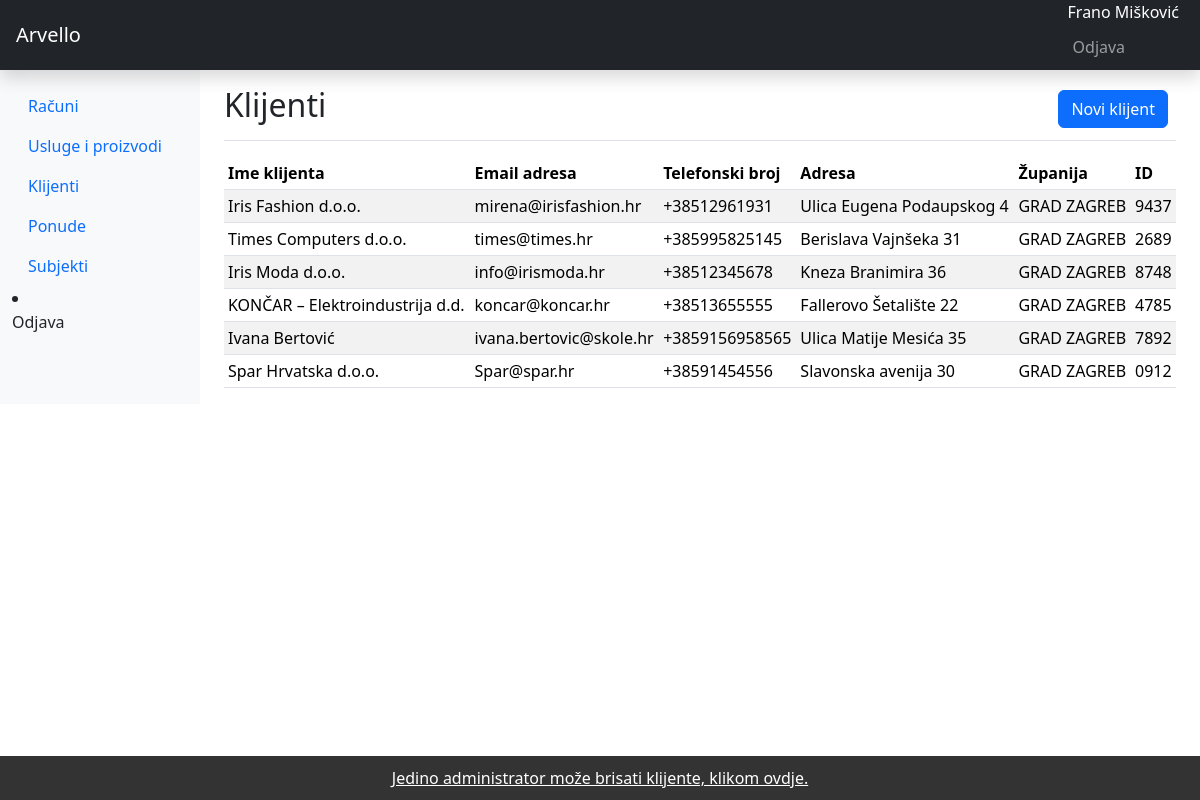
Screenshot of /clients/ (signed in) with the database file from the repository.
### arvelloapp/models.py (models this page shows, shortened)
class Client(models.Model):
    PROVINCES = [
    ("ZAGREBAČKA ŽUPANIJA", "ZAGREBAČKA ŽUPANIJA"),
    ("KRAPINSKO-ZAGORSKA ŽUPANIJA", "KRAPINSKO-ZAGORSKA ŽUPANIJA"),
    ("SISAČKO-MOSLAVAČKA ŽUPANIJA", "SISAČKO-MOSLAVAČKA ŽUPANIJA"),
    ("KARLOVAČKA ŽUPANIJA", "KARLOVAČKA ŽUPANIJA"),
    ("VARAŽDINSKA ŽUPANIJA", "VARAŽDINSKA ŽUPANIJA"),
    ("KOPRIVNIČKO-KRIŽEVAČKA ŽUPANIJA", "KOPRIVNIČKO-KRIŽEVAČKA ŽUPANIJA"),
    ("BJELOVARSKO-BILOGORSKA ŽUPANIJA", "BJELOVARSKO-BILOGORSKA ŽUPANIJA"),
    ("PRIMORSKO-GORANSKA ŽUPANIJA", "PRIMORSKO-GORANSKA ŽUPANIJA"),
    ("LIČKO-SENJSKA ŽUPANIJA", "LIČKO-SENJSKA ŽUPANIJA"),
    ("VIROVITIČKO-PODRAVSKA ŽUPANIJA", "VIROVITIČKO-PODRAVSKA ŽUPANIJA"),
    ("POŽEŠKO-SLAVONSKA ŽUPANIJA", "POŽEŠKO-SLAVONSKA ŽUPANIJA"),
    ("BRODSKO-POSAVSKA ŽUPANIJA", "BRODSKO-POSAVSKA ŽUPANIJA"),
    ("ZADARSKA ŽUPANIJA", "ZADARSKA ŽUPANIJA"),
    ("OSJEČKO-BARANJSKA ŽUPANIJA", "OSJEČKO-BARANJSKA ŽUPANIJA"),
    ("ŠIBENSKO-KNINSKA ŽUPANIJA", "ŠIBENSKO-KNINSKA ŽUPANIJA"),
    ("VUKOVARSKO-SRIJEMSKA ŽUPANIJA", "VUKOVARSKO-SRIJEMSKA ŽUPANIJA"),
    ("SPLITSKO-DALMATINSKA ŽUPANIJA", "SPLITSKO-DALMATINSKA ŽUPANIJA"),
    ("ISTARSKA ŽUPANIJA", "ISTARSKA ŽUPANIJA"),
    ("DUBROVAČKO-NERETVANSKA ŽUPANIJA", "DUBROVAČKO-NERETVANSKA ŽUPANIJA"),
    ("MEĐIMURSKA ŽUPANIJA", "MEĐIMURSKA ŽUPANIJA"),
    ("GRAD ZAGREB", "GRAD ZAGREB"),
    ("INOZEMSTVO / NIJE PRIMJENJIVO", "INOZEMSTVO / NIJE PRIMJENJIVO")
    ]
    clientTypes = [
    ("Fizička osoba", "Fizička osoba"),
    ("Pravna osoba", "Pravna osoba"),
    ]
    vatcountry = ["AF", "AX", "AL", "DZ", "AS", "AD", "AO", "AI", "AQ", "AG", "AR",
    "AM", "AW", "AU", "AT", "AZ", "BS", "BH", "BD", "BB", "BY", "BE",
    "BZ", "BJ", "BM", "BT", "BO", "BQ", "BA", "BW", "BV", "BR", "IO",
    "BN", "BG", "BF", "BI", "CV", "KH", "CM", "CA", "KY", "CF", "TD",
    "CL", "CN", "CX", "CC", "CO", "KM", "CG", "CD", "CK", "CR", "CI",
    "HR", "CU", "CW", "CY", "CZ", "DK", "DJ", "DM", "DO", "EC", "EG",
    "SV", "GQ", "ER", "EE", "ET", "FK", "FO", "FJ", "FI", "FR", "GF",
    "PF", "TF", "GA", "GM", "GE", "DE", "GH", "GI", "GR", "GL", "GD",
    "GP", "GU", "GT", "GG", "GN", "GW", "GY", "HT", "HM", "VA", "HN",
    "HK", "HU", "IS", "IN", "ID", "IR", "IQ", "IE", "IM", "IL", "IT",
    "JM", "JP", "JE", "JO", "KZ", "KE", "KI", "KP", "KR", "KW", "KG",
    "LA", "LV", "LB", "LS", "LR", "LY", "LI", "LT", "LU", "MO", "MK",
    "MG", "MW", "MY", "MV", "ML", "MT", "MH", "MQ", "MR", "MU", "YT",
    "MX", "FM", "MD", "MC", "MN", "ME", "MS", "MA", "MZ", "MM", "NA",
    "NR", "NP", "NL", "NC", "NZ", "NI", "NE", "NG", "NU", "NF", "MP",
    "NO", "OM", "PK", "PW", "PS", "PA", "PG", "PY", "PE", "PH", "PN",
    "PL", "PT", "PR", "QA", "RE", "RO", "RU", "RW", "BL", "SH", "KN",
    "LC", "MF", "PM", "VC", "WS", "SM", "ST", "SA", "SN", "RS", "SC",
    "SL", "SG", "SX", "SK", "SI", "SB", "SO", "ZA", "GS", "SS", "ES",
    "LK", "SD", "SR", "SJ", "SZ", "SE", "CH", "SY", "TW", "TJ", "TZ",
    "TH", "TL", "TG", "TK", "TO", "TT", "TN", "TR", "TM", "TC", "TV",
    "UG", "UA", "AE", "GB", "US", "UM", "UY", "UZ", "VU", "VE", "VN",
    "VG", "VI", "WF", "EH", "YE", "ZM", "ZW"]
    clientName = models.CharField(null=True, blank=True, max_length=200)
    addressLine1 = models.CharField(null=True, blank=True, max_length=200)
    province = models.CharField(choices=PROVINCES, blank=True, max_length=100)
    postalCode = models.CharField(null=True, blank=True, max_length=5)
    phoneNumber = models.CharField(null=True, blank=True, max_length=40, validators=[validate_phone_number])
    emailAddress = models.CharField(null=True, blank=True, max_length=100)
    clientUniqueId = models.CharField(null=True, blank=True, max_length=4, unique=True, validators=[RegexValidator(r'^\d{4}$', 'Idetifikacijski broj klijenta mora sadržavati točno 4 broja.')])
    clientType = models.CharField(choices=clientTypes, blank=True, max_length=40)
    OIB = models.CharField(null=True, blank=True, max_length=11, unique=True, validators=[RegexValidator(r'^\d{11}$', 'OIB mora sadržavati točno 11 broja.')])
    SustavPDVa = models.BooleanField(default=False)
    VATID = models.CharField(null=True, blank=True, max_length=13, unique=True, validators=[RegexValidator(r'^[A-Za-z0-9]{13}$', 'Porezni identifikacijski broj mora sadržavati točno 13 karaktera, prva dva karaktera moraju biti identifikatori države, a ostalih 11 karaktera moraju biti brojevi koji označavaju entitet.')])
    uniqueId = models.CharField(null=True, blank=True, max_length=100)
    slug = models.SlugField(max_length=500, unique=True, blank=True, null=True)
    date_created = models.DateTimeField(blank=True, null=True)
    last_updated = models.DateTimeField(blank=True, null=True)

### arvelloapp/views.py (the view, shortened to what this page needs)
# urls.py: path('clients/', views.clients, name='clients'),
@login_required
def clients(request):
    context = {}
    clients = Client.objects.all()
    context['clients'] = clients
    if request.method == 'GET':
        form = ClientForm()
        context['form'] = form
        return render(request, 'clients.html', context)

### arvelloapp/templates/clients.html (shortened to what this page needs)
{% extends 'base.html' %}
{% load static %}
{% load crispy_forms_tags %}
{% block css %}
<link href="{% static '/css/bootstrap.min.css' %}" rel="stylesheet">
{% endblock %}
{% block main %}
<main class="col-md-9 ms-sm-auto col-lg-10 px-md-4">
  <div class="d-flex justify-content-between flex-wrap flex-md-nowrap align-items-center pt-3 pb-2 mb-3 border-bottom">
    <h1 class="h2">Klijenti</h1>
    <div class="btn-toolbar mb-2 mb-md-0">
      <div class="btn-group me-2">
        <button href="#addClientModal" type="button" class="btn btn-primary" data-bs-toggle="modal">Novi klijent</button>
      </div>
    </div>
  </div>
  {% if clients|length > 0 %}
  <div class="table-responsive">
    <table class="table table-striped table-sm">
      <thead>
        <tr>
          <th scope="col">Ime klijenta</th>
          <th scope="col">Email adresa</th>
          <th scope="col">Telefonski broj</th>
          <th scope="col">Adresa</th>
          <th scope="col">Županija</th>
          <th scope="col">ID</th>
        </tr>
      </thead>
      <tbody>
        {% for client in clients %}
      <tr>
        <td>{{client.clientName}}</td>
        <td>{{client.emailAddress}}</td>
        <td>{{client.phoneNumber}}</td>
        <td>{{client.addressLine1}}</td>
        <td>{{client.province}}</td>
        <td>{{client.clientUniqueId}}</td>
      </tr>
        {% endfor %}
      </tbody>
    </table>
  </div>
  {% endif %}
<footer> <a href="{% url 'admin:arvelloapp_client_changelist' %}" style="color: white;">Jedino administrator može brisati klijente, klikom ovdje.</a> </footer>
</main>
{% endblock %}

### arvelloapp/templates/base.html (shortened to what this page needs)
{% load static %}
{% load crispy_forms_tags %}
<!doctype html>
<html lang="hr">
  <head>
    <link href="{% static '/css/bootstrap.min.css' %}" rel="stylesheet">
    {% block css %}
    {% endblock %}
  </head>
  <body>
<header class="navbar navbar-dark sticky-top bg-dark flex-md-nowrap p-0 shadow">
  <a class="navbar-brand col-md-3 col-lg-2 me-0 px-3" href="#">Arvello</a>
  <div class="navbar-nav">
    <div class="nav-item text-nowrap">
      <a style="color:white; margin: 6px; padding-right: 15px; margin-top: 10px;">{{request.user.get_full_name}}</a>
      <a class="nav-link px-2" href="{% url 'logout' %}" style="font-size: 1em; margin: 3px;">Odjava</a>
    </div>
  </div>
</header>
<div class="container-fluid">
  <div class="row">
    <nav id="sidebarMenu" class="col-md-3 col-lg-2 d-md-block bg-light sidebar collapse">
      <div class="position-sticky pt-3">
        <ul class="nav flex-column">
          <li class="nav-item">
            <a class="nav-link" href="{% url 'invoices' %}">
              Računi
            </a>
          </li>
          <li class="nav-item">
            <a class="nav-link" href="{% url 'products' %}">
              Usluge i proizvodi
            </a>
          </li>
          <li class="nav-item">
            <a class="nav-link" href="{% url 'clients' %}">
              Klijenti
            </a>
          </li>
          <li class="nav-item">
            <a class="nav-link" href="{% url 'offers' %}">
              Ponude
            </a>
          </li>
          <li class="nav-item">
            <a class="nav-link" href="{% url 'companies' %}">
              Subjekti
            </a>
          </li>
        </ul>
          <li class="nav-item">
            <a class="nav-link" href="/logout">
              Odjava
            </a>
          </li>
      </div>
    </nav>
  {% block main %}
  {% endblock %}
  </div>
</div>
</html>

### arvelloapp/templates/base.html (style rules this page uses)
footer { position: fixed; left: 0; bottom: 0; width: 100%; background-color: #333; color: white; text-align: center; padding: 10px 0; }

### rows the page displays
Client: clientName "Iris Fashion d.o.o.", emailAddress "mirena@irisfashion.hr", phoneNumber "+38512961931", addressLine1 "Ulica Eugena Podaupskog 4", province "GRAD ZAGREB", clientUniqueId "9437"
Client: clientName "Times Computers d.o.o.", emailAddress "times@times.hr", phoneNumber "+385995825145", addressLine1 "Berislava Vajnšeka 31", province "GRAD ZAGREB", clientUniqueId "2689"
Client: clientName "Iris Moda d.o.o.", emailAddress "info@irismoda.hr", phoneNumber "+38512345678", addressLine1 "Kneza Branimira 36", province "GRAD ZAGREB", clientUniqueId "8748"
Client: clientName "KONČAR – Elektroindustrija d.d.", emailAddress "koncar@koncar.hr", phoneNumber "+38513655555", addressLine1 "Fallerovo Šetalište 22", province "GRAD ZAGREB", clientUniqueId "4785"
Client: clientName "Ivana Bertović", emailAddress "ivana.bertovic@skole.hr", phoneNumber "+3859156958565", addressLine1 "Ulica Matije Mesića 35", province "GRAD ZAGREB", clientUniqueId "7892"
Client: clientName "Spar Hrvatska d.o.o.", emailAddress "Spar@spar.hr", phoneNumber "+38591454556", addressLine1 "Slavonska avenija 30", province "GRAD ZAGREB", clientUniqueId "0912"

### other values shown
{{ request.user.get_full_name }} "Frano Mišković"
